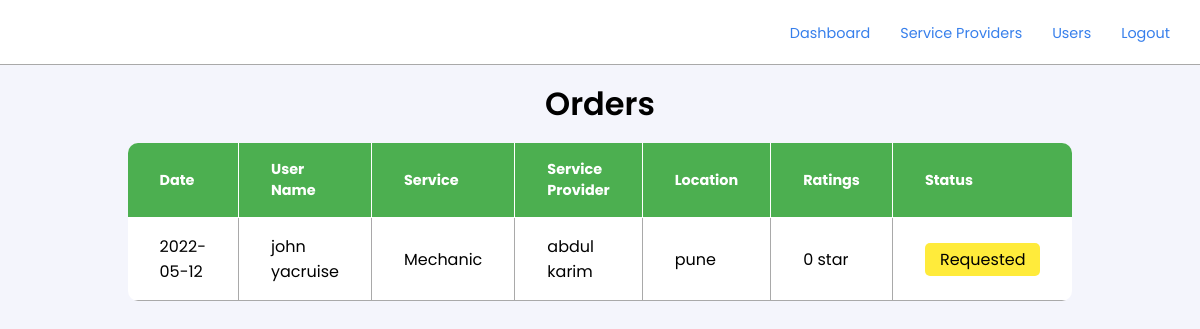
Before: /admin/orders.php (signed in) with the older database file.
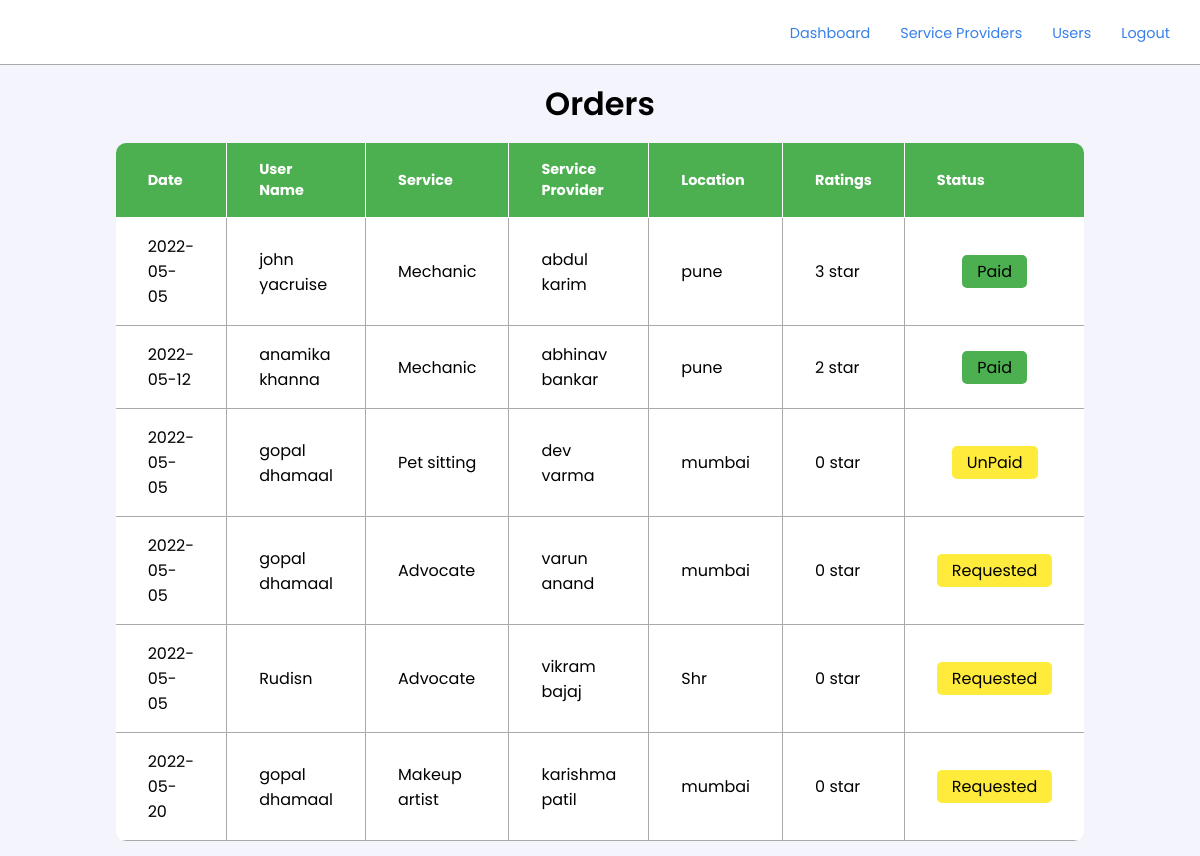
After: the same page with the newer database file.
### tables this page shows
CREATE TABLE `services` (
  `serv_id` int(11) NOT NULL,
  `usr_id` int(11) NOT NULL,
  `sp_id` int(11) NOT NULL,
  `sname` varchar(50) NOT NULL,
  `serv` varchar(50) NOT NULL,
  `uname` varchar(50) NOT NULL,
  `location` varchar(50) NOT NULL,
  `serv_status` varchar(50) NOT NULL,
  `ratings` int(11) NOT NULL,
  `rdate` date NOT NULL,
  `rtime` time NOT NULL
);

### admin/orders.php (the view, shortened to what this page needs)
<?php
     include ("../conn.php");
     mysqli_select_db($conn, 'infinity') or die(mysqli_error($conn));
     $unFIlteredSPData = mysqli_query($conn, "SELECT * FROM services");
     $spDataRows = mysqli_num_rows($unFIlteredSPData);
?>
<!DOCTYPE html>
<html lang="en">
<head>
    <link rel="stylesheet" href="../Assets/Styles/style.css?v=<?php echo time(); ?>">
</head>
<body>
    <nav class="glass">
        <a href="#home"><img src="../Assets/Images/infinityLoop2.gif" class="navImg" alt=""></a>
        <ul>
            <li><a href='./'>Dashboard</a></li>
            <li><a href='./service-providers.php'>Service Providers</a></li>
            <li><a href='./users.php'>Users</a></li>
            <li><a href='../logout.php'>Logout</a></li>
        </ul>
    </nav>
    <section class="mainSection">
        <div class="adminTableMainDiv">
            <h2 class="adminTableHeading">Orders</h2>
            <table class="adminTable boxShadow1Hover">
                <thead class="boxShadow1Hover Paid">
                    <tr>
                        <th>Date</th>
                        <th>User Name</th>
                        <th>Service</th>
                        <th>Service Provider</th>
                        <th>Location</th>
                        <th>Ratings</th>
                        <th>Status</th>
                    </tr>
                </thead>
                <tbody>
                    <?php
                    if($spDataRows!=0){
                        while($allServices = mysqli_fetch_assoc($unFIlteredSPData)){
                    ?>
                        <tr>
                            <td><?php echo"$allServices[rdate]" ?></td>
                            <td><?php echo"$allServices[uname]" ?></td>
                            <td><?php echo"$allServices[serv]" ?></td>
                            <td><?php echo"$allServices[sname]" ?></td>
                            <td><?php echo"$allServices[location]" ?></td>
                            <td><?php echo"$allServices[ratings]" ?> star</td>
                            <td class="tableStatus"><span class="<?php echo"$allServices[serv_status]" ?>"><?php echo"$allServices[serv_status]" ?></span></td>
                        </tr>
                    <?php
                        }
                    }
                    ?>
                </tbody>
            </table>
        </div>
    </section>
</body>
</html>

Changed rows visible on the page:
removed services: rdate "2022-05-12", uname "john yacruise", serv "Mechanic", sname "abdul karim", location "pune", ratings "0", serv_status "Requested"
added services: rdate "2022-05-05", uname "john yacruise", serv "Mechanic", sname "abdul karim", location "pune", ratings "3", serv_status "Paid"
added services: rdate "2022-05-12", uname "anamika khanna", serv "Mechanic", sname "abhinav bankar", location "pune", ratings "2", serv_status "Paid"
added services: rdate "2022-05-05", uname "gopal dhamaal", serv "Pet sitting", sname "dev varma", location "mumbai", ratings "0", serv_status "UnPaid"
added services: rdate "2022-05-05", uname "gopal dhamaal", serv "Advocate", sname "varun anand", location "mumbai", ratings "0", serv_status "Requested"
added services: rdate "2022-05-05", uname "Rudisn", serv "Advocate", sname "vikram bajaj", location "Shr", ratings "0", serv_status "Requested"
added services: rdate "2022-05-20", uname "gopal dhamaal", serv "Makeup artist", sname "karishma patil", location "mumbai", ratings "0", serv_status "Requested"
